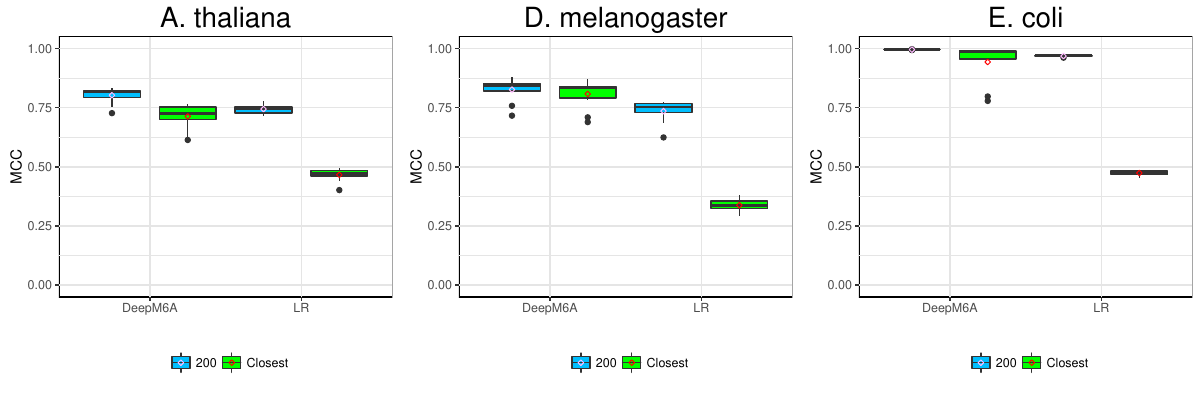

Source code (R):
rm(list=ls())
library(stringr)
library(openxlsx)
library(ggplot2)
library(gridExtra)


plot_mcc = function(file1, file2, file3, file4, output){

	# Ara
	ara.LR.mcc.dat = read.xlsx(file1)
	ara.LR.mcc.nb.dat = read.xlsx(file2)
	ara.DP.mcc.dat = read.csv(file3)
	ara.DP.mcc.nb.dat = read.csv(file4)

	ara.LR.mcc.table = data.frame(LR.mcc=c(ara.LR.mcc.dat$len7, ara.LR.mcc.nb.dat$len7), 
	                          distance=rep(c('200', 'Closest'), each=10), 
	                          index=rep(1:10, 2))
	ara.DP.mcc.table = data.frame(DP.mcc=c(ara.DP.mcc.dat$mcc, ara.DP.mcc.nb.dat$mcc), 
	                          distance=rep(c('200', 'Closest'), each=10), 
	                          index=rep(1:10, 2))

	ara.mcc.table = merge(ara.LR.mcc.table, ara.DP.mcc.table, by=c("distance","index"))


	ara.mcc.table1 = data.frame(MCC=c(ara.mcc.table$LR.mcc, ara.mcc.table$DP.mcc),
	                        distance=rep(ara.mcc.table$distance, 2),
	                        method=rep(c("LR", "DeepM6A"), each=nrow(ara.mcc.table)))
	ara.mcc.table1$method = factor(ara.mcc.table1$method, c('DeepM6A', 'LR'))



	ara.p = ggplot(ara.mcc.table1, aes(x=method, y=MCC, fill=distance)) + geom_boxplot(position=position_dodge(1)) +
	  theme(legend.title=element_blank(), panel.background = element_rect(fill = 'white', colour = 'black'), 
	        panel.grid.major = element_line(colour = "gray90"), panel.grid.minor = element_line(colour = "gray90"), 
	        plot.title = element_text(hjust = 0.5, size=20),
	        legend.key = element_rect(fill = 'white', colour = 'white'), legend.position="bottom") +
	  ylim(0,1) + scale_fill_manual(values=c("deepskyblue", "green")) +
	  stat_summary(fun.y="mean", geom="point", size=1, shape=5, position=position_dodge(1), aes(colour=distance)) +
	  scale_colour_manual(values = c("plum1", "red")) +
	  ggtitle(output) + xlab("")

	return(ara.p)  
}

ara.p = plot_mcc("LR/Ara_length_rep10_mcc.xlsx", "LR/Ara_neighbour_rep10_mcc.xlsx", "DL/Ara.csv", "DL/Ara_nb.csv", output = "A. thaliana")
dr.p = plot_mcc("LR/Dr3_length_rep10_mcc.xlsx", "LR/Dr3_neighbour_rep10_mcc.xlsx", "DL/Dr3.csv", "DL/Dr3_nb.csv", output = "D. melanogaster")
ecoli.p = plot_mcc("LR/Ecoli_length_rep10_mcc.xlsx", "LR/Ecoli_neighbour_rep10_mcc.xlsx", "DL/Ecoli.csv", "DL/Ecoli_nb.csv", output = "E. coli")



#require(cowplot)
pdf("nb_MCC.pdf", width=12, height=4, onefile=TRUE)
#multiplot(ara.p, dr.p, ecoli.p, cols=3)
#plot_grid(ara.p, dr.p, ecoli.p, labels = c('A', 'B', 'C'))
grid.arrange(ara.p, dr.p, ecoli.p, ncol=3, nrow=1)
dev.off()








